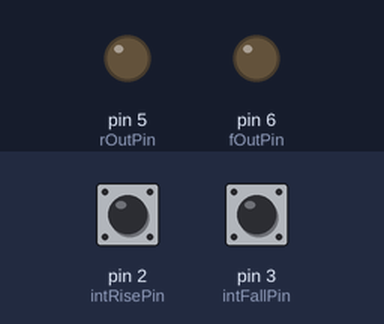
A sketch run on a simulated Arduino Uno, built with avr-gcc and run on an emulated ATmega328P. Shown: output pins drawn as LEDs (lit = HIGH). The inputs (shaded band) are chosen by the test bench; at power-on: pin 2 (intRisePin) LOW, pin 3 (intFallPin) HIGH.

Above: at 1.2 s.
1.3 s: pin 2 (intRisePin) driven HIGH
At 1.6 s:
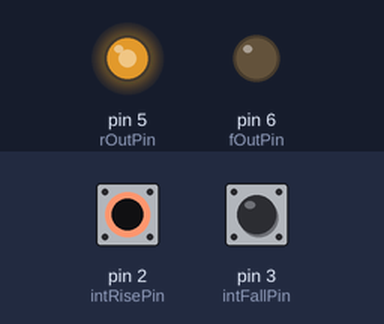
2.8 s: pin 3 (intFallPin) driven LOW
At 3.9 s:
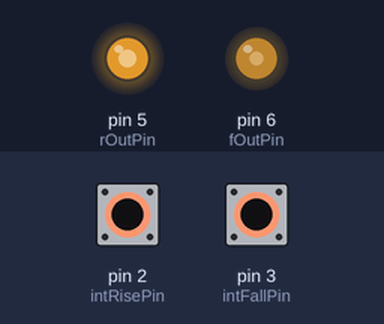
4.3 s: pin 2 (intRisePin) pulsed LOW 2 times (0.12 s each, 0.3 s apart)
At 6.0 s:
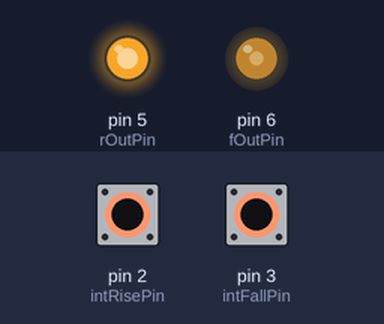
6.4 s: pin 3 (intFallPin) pulsed HIGH 2 times (0.12 s each, 0.3 s apart)
At 7.7 s:
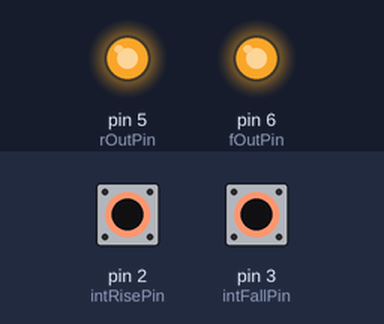
Timing chart, 0 to 9.4 s (numbered marks = the images above; inputs shaded):
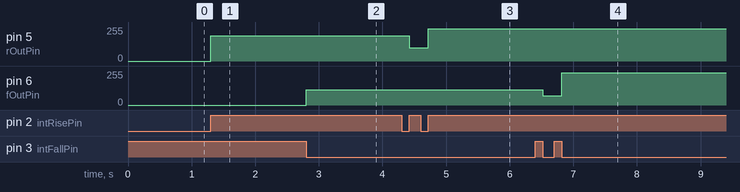

Measured:
- after the input at 1.3 s, pin 5 (rOutPin): 0/255 → 189/255 at once
- after the input at 2.8 s, pin 6 (fOutPin): 0/255 → 114/255 at once
- after the input at 4.3 s, pin 5 (rOutPin): 189/255 → 100/255 after 0.12 s, → 241/255 0.30 s later
- after the input at 6.4 s, pin 6 (fOutPin): 114/255 → 70/255 after 0.12 s, → 241/255 0.30 s later

The sketch:

DynoFirmware_v0p1.ino
```cpp
//#include <ArduinoJson.h>

const byte switchPin = 10;
const byte intFallPin = 3;
const byte intRisePin = 2;
const byte rOutPin = 5;
const byte fOutPin = 6;
volatile byte state = LOW;
volatile long rDelta = 0;
volatile long fDelta = 0;
volatile long rCur = 0;
volatile long fCur = 0;
volatile long rLast = 0;
volatile long fLast = 0;
volatile long iR = 0;
volatile long iF = 0;
volatile long lVals = 999;
volatile long rOut = 0;
volatile long fOut = 0;
//volatile long valsR[1000];
//volatile long valsF[1000];


void setup() {
  Serial.begin(250000);
  pinMode(switchPin, INPUT);
  pinMode(intRisePin, INPUT);
  pinMode(intFallPin, INPUT);
  pinMode(rOutPin, OUTPUT);
  pinMode(fOutPin, OUTPUT);
  attachInterrupt(digitalPinToInterrupt(intRisePin), encRise, RISING);
  attachInterrupt(digitalPinToInterrupt(intFallPin), encFall, FALLING);
}

void loop() {
  //{
    delay(2000);
//   while
//   if (Serial.available()) {
//     String input = Serial.readStringUntil('\n');
//     StaticJsonDocument<200> doc;
//     deserializeJson(doc, input);

//     String command = doc["command"];
//     if (command == "run") {
//       StaticJsonDocument<200> response;
//       response["status"] = "success";
//       response["message"] = String(millis());
//       serializeJson(response, Serial);
//       Serial.println();
//     }else if (command == "getAll"){
//       getVals();
//       StaticJsonDocument<200> response;
//       response["therm1"] = temp1;
//       response["therm2"] = temp2;
//       response["soil1a"] = soil1a;
//       response["soil1b"] = soil1b;
//       response["soil2a"] = soil2a;
//       response["soil2b"] = soil2b;
//       serializeJson(response, Serial);
//       Serial.println();
//     }else if (command == "id"){
//       StaticJsonDocument<200> response;
//       response["id"] = "PF_DataMaker1";
//       serializeJson(response, Serial);
//       Serial.println();
//     }
//     // Add more command checks and responses here
//   }
// }
}

void encRise() {
  rCur = micros();
  rDelta = rCur - rLast;
  rOut = (rDelta * 255)/20000;
  analogWrite(rOutPin, rOut);
  rLast = rCur;
}

void encFall() {
  fCur = micros();
  fDelta = fCur - fLast;
  fOut = (fDelta * 255)/20000;
  analogWrite(fOutPin, fOut);
  fLast = fCur;
}
```
